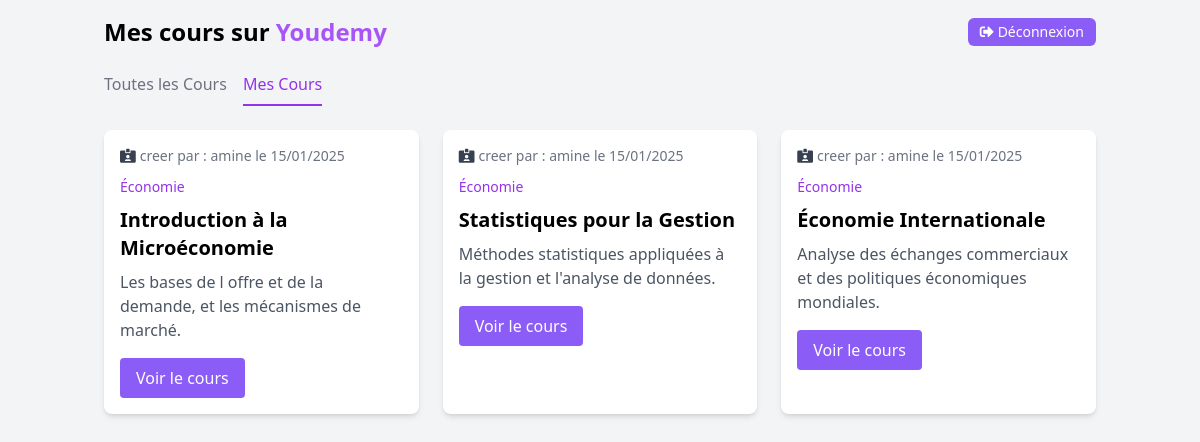
/views/cours/mes_cours.php (signed in), run on an earlier commit of the app's database.
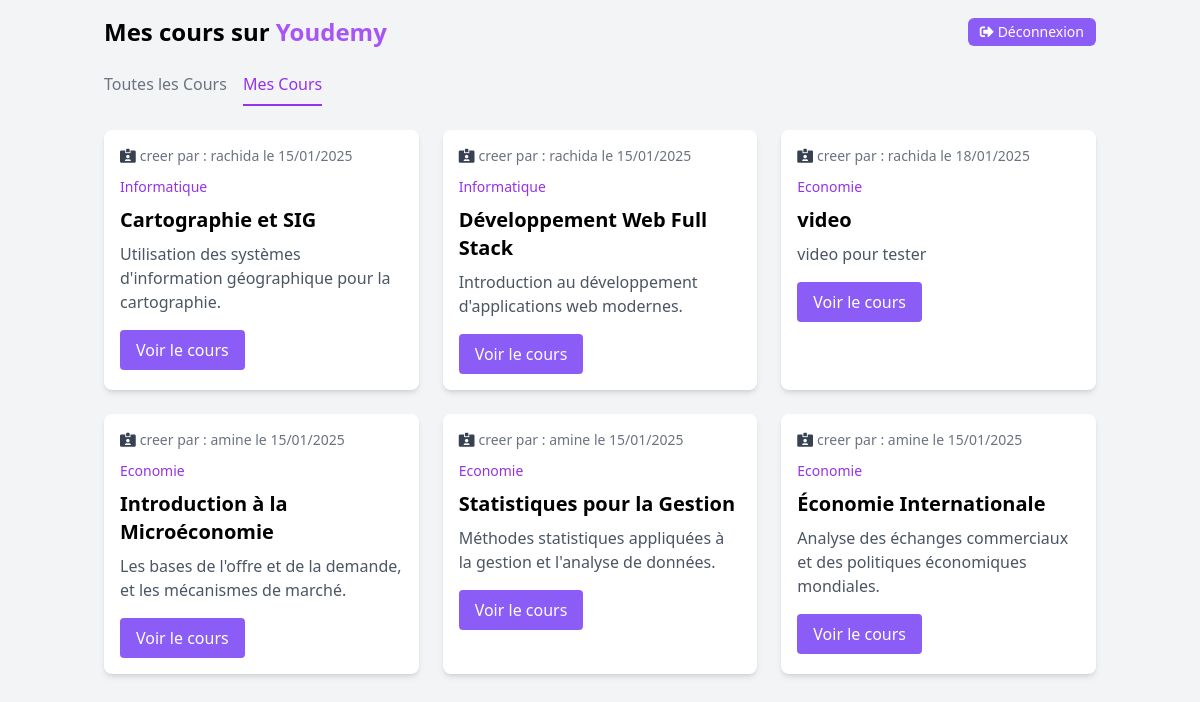
And on a later commit of the database.
### tables this page shows
CREATE TABLE `cours` (
  `id` int NOT NULL,
  `titre` varchar(250) NOT NULL,
  `description` text NOT NULL,
  `contenu` text NOT NULL,
  `categorie_id` int DEFAULT NULL,
  `enseignant_id` int DEFAULT NULL,
  `date_creation` timestamp NULL DEFAULT CURRENT_TIMESTAMP
);

CREATE TABLE `utilisateurs` (
  `id` int NOT NULL,
  `nom` varchar(100) NOT NULL,
  `email` varchar(150) NOT NULL,
  `password` varchar(255) NOT NULL,
  `role` enum('etudiant','enseignant','admin') NOT NULL,
  `status` enum('actif','inactif') NOT NULL,
  `date_creation` timestamp NULL DEFAULT CURRENT_TIMESTAMP
);

CREATE TABLE `categories` (
  `id` int NOT NULL,
  `nom` varchar(100) NOT NULL
);

### models/User.php (called while the page is built, shortened)
<?php
class User {
    public function __construct($pdo)
    {
        $this->pdo = $pdo;
        if (isset($_SESSION['user_id'])) {
            $this->id = $_SESSION['user_id'];
            $stmt = $this->pdo->prepare("SELECT * FROM utilisateurs WHERE id = ?");
            $stmt->execute([$this->id]);
            $user = $stmt->fetch();
        }
    }
}
?>

### models/Etudiant.php (called while the page is built, shortened)
<?php
class Etudiant extends User {
    public function __construct($pdo) {
        parent::__construct($pdo);
    }
    public function getCoursInscrit() {
        try {
            $query = "SELECT c.*, u.nom as enseignant_nom, cat.nom as categorie_nom FROM cours c
                     JOIN inscriptions i ON c.id = i.cours_id
                     JOIN utilisateurs u ON c.enseignant_id = u.id
                     JOIN categories cat ON c.categorie_id = cat.id
                     WHERE i.etudiant_id = ?
                     ORDER BY i.date_inscription DESC";
            $stmt = $this->pdo->prepare($query);
            $stmt->execute([$this->id]);
            $result = $stmt->fetchAll(PDO::FETCH_ASSOC);
            return $result;
        } catch (PDOException $e) {
            error_log("Exception PDO: " . $e->getMessage());
            return [];
        }
    }
}
?>

### views/cours/mes_cours.php (the view, shortened to what this page needs)
<?php
require_once __DIR__ . '/../../models/User.php';
require_once __DIR__ . '/../../models/Etudiant.php';
$db = new Database();
$pdo = $db->connect();
$etudiant = new Etudiant($pdo);
$cours = $etudiant->getCoursInscrit();
?>
<!DOCTYPE html>
<html lang="fr">
<head>
    <script src="https://cdn.tailwindcss.com"></script>
    <link href="https://cdnjs.cloudflare.com/ajax/libs/font-awesome/5.15.3/css/all.min.css" rel="stylesheet"/>
</head>
<body class="bg-gray-100">
    <div class="container mx-auto p-4">
        <header class="flex items-center justify-between mb-6">
            <h1 class="text-2xl font-semibold">
                Mes cours sur <span class="text-purple-500">Youdemy</span>
            </h1>
            <a href="../user/logout.php" class="bg-violet-500 hover:bg-violet-700 text-white text-sm px-3 py-1 rounded-md">
                <i class="fas fa-sign-out-alt mr-1"></i>Déconnexion
            </a>
        </header>
        <nav class="flex space-x-4 mb-6">
            <a class="text-gray-500 pb-2" href="catalogue.php">Toutes les Cours</a>
            <a class="text-purple-600 border-b-2 border-purple-600 pb-2" href="mes_cours.php">Mes Cours</a>
        </nav>
        <?php if (empty($cours)): ?>
            <div class="text-center py-8">
                <p class="text-gray-600 mb-4">Vous n'êtes inscrit à aucun cours pour le moment.</p>
                <a href="catalogue.php" class="text-purple-600 hover:text-purple-700">
                    <i class="fas fa-arrow-right mr-2"></i>Découvrir les cours disponibles
                </a>
            </div>
        <?php else: ?>
            <div class="grid grid-cols-1 md:grid-cols-2 lg:grid-cols-3 gap-6">
                <?php foreach ($cours as $course): ?>
                    <div class="bg-white rounded-lg shadow-md p-4">
                        <div class="flex items-center justify-between mb-2">
                            <span class="text-gray-500 text-sm flex items-center space-x-1">
                                <i class="fas fa-id-card-alt text-gray-700"></i>
                                <span class="creerPar">
                                    creer par : <?= htmlspecialchars($course['enseignant_nom']) ?> le
                                    <span><?= date('d/m/Y', strtotime($course['date_creation'])) ?></span>
                                </span>
                            </span>
                        </div>
                        <div class="mb-2">
                            <span class="text-purple-600 text-sm"><?= htmlspecialchars($course['categorie_nom']) ?></span>
                        </div>
                        <h3 class="text-xl font-semibold mb-2"><?= htmlspecialchars($course['titre']) ?></h3>
                        <p class="text-gray-600 mb-4"><?= htmlspecialchars($course['description']) ?></p>
                        <div class="flex justify-between items-center">
                            <a href="details.php?id=<?= $course['id'] ?>" class="bg-violet-500 text-white px-4 py-2 rounded hover:bg-violet-600">
                                Voir le cours
                            </a>
                        </div>
                    </div>
                <?php endforeach; ?>
            </div>
        <?php endif; ?>
    </div>
</body>
</html>

What changed in the data, as far as the page shows it:
now on this page (row edited): cours: enseignant.nom "rachida", date_creation "15/01/2025", categorie.nom "Informatique", titre "Cartographie et SIG", description "Utilisation des systèmes d'information géographique pour la cartographie."
now on this page (row edited): cours: enseignant.nom "rachida", date_creation "15/01/2025", categorie.nom "Informatique", titre "Développement Web Full Stack", description "Introduction au développement d'applications web modernes."
added cours: enseignant.nom "rachida", date_creation "18/01/2025", categorie.nom "Economie", titre "video", description "video pour tester"
changed cours "Introduction à la Microéconomie": categorie.nom "Économie" → "Economie"; description "Les bases de l offre et de la demande, et les mécanismes de marché." → "Les bases de l'offre et de la demande, et les mécanismes de marché."
changed cours "Statistiques pour la Gestion": categorie.nom "Économie" → "Economie"
changed cours "Économie Internationale": categorie.nom "Économie" → "Economie"
